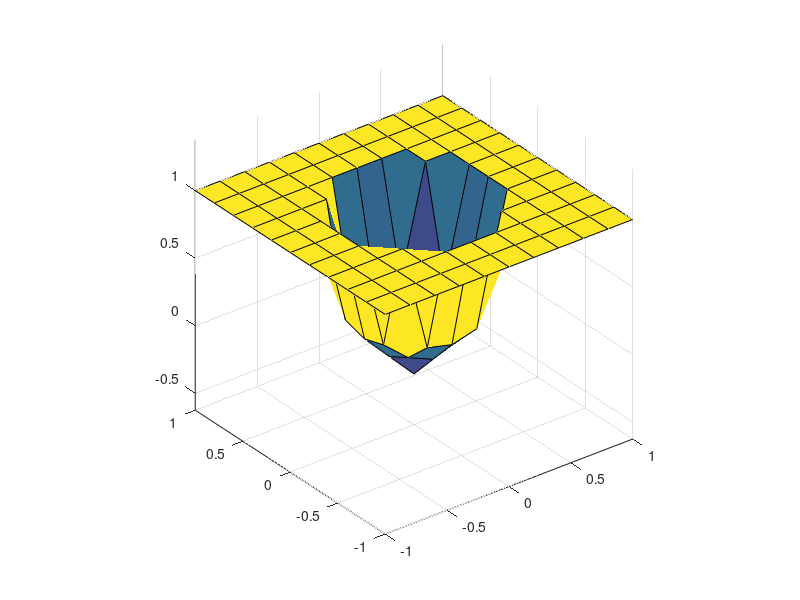

The MATLAB source for this figure:
x = [
-1.00000000000000000000	-0.80000000000000004441	-0.59999999999999997780	-0.39999999999999991118	-0.19999999999999995559	0.00000000000000000000	0.20000000000000017764	0.40000000000000013323	0.60000000000000008882	0.80000000000000004441	1.00000000000000000000	];y = [
-1.00000000000000000000	-0.80000000000000004441	-0.59999999999999997780	-0.39999999999999991118	-0.19999999999999995559	0.00000000000000000000	0.20000000000000017764	0.40000000000000013323	0.60000000000000008882	0.80000000000000004441	1.00000000000000000000	];[X, Y] = meshgrid(x, y);
Phi =[
1.00000000000000000000	1.00000000000000000000	1.00000000000000000000	1.00000000000000000000	1.00000000000000000000	1.00000000000000000000	1.00000000000000000000	1.00000000000000000000	1.00000000000000000000	1.00000000000000000000	1.00000000000000000000	
1.00000000000000000000	1.00000000000000000000	1.00000000000000000000	1.00000000000000000000	1.00000000000000000000	1.00000000000000000000	1.00000000000000000000	1.00000000000000000000	1.00000000000000000000	1.00000000000000000000	1.00000000000000000000	
1.00000000000000000000	1.00000000000000000000	1.00000000000000000000	1.00000000000000000000	1.00000000000000000000	1.00000000000000000000	1.00000000000000000000	1.00000000000000000000	1.00000000000000000000	1.00000000000000000000	1.00000000000000000000	
1.00000000000000000000	1.00000000000000000000	1.00000000000000000000	1.00000000000000000000	0.19731035175024211337	0.15008060283717569727	0.19725878367960422710	1.00000000000000000000	1.00000000000000000000	1.00000000000000000000	1.00000000000000000000	
1.00000000000000000000	1.00000000000000000000	1.00000000000000000000	0.19721602156487708091	0.03290774356852262106	-0.05012079083559093512	0.03342341436927652454	0.19743853868578770117	1.00000000000000000000	1.00000000000000000000	1.00000000000000000000	
1.00000000000000000000	1.00000000000000000000	1.00000000000000000000	0.15032213257402368689	-0.05048140024604306358	-0.24999999999999997224	-0.04999999999999982236	0.15000000000000013323	1.00000000000000000000	1.00000000000000000000	1.00000000000000000000	
1.00000000000000000000	1.00000000000000000000	1.00000000000000000000	0.19721602156487716417	0.03290774356852275984	-0.05012079083559071307	0.03342341436927661474	0.19743853868578783994	1.00000000000000000000	1.00000000000000000000	1.00000000000000000000	
1.00000000000000000000	1.00000000000000000000	1.00000000000000000000	1.00000000000000000000	0.19731035175024230766	0.15008060283717591932	0.19725878367960439363	1.00000000000000000000	1.00000000000000000000	1.00000000000000000000	1.00000000000000000000	
1.00000000000000000000	1.00000000000000000000	1.00000000000000000000	1.00000000000000000000	1.00000000000000000000	1.00000000000000000000	1.00000000000000000000	1.00000000000000000000	1.00000000000000000000	1.00000000000000000000	1.00000000000000000000	
1.00000000000000000000	1.00000000000000000000	1.00000000000000000000	1.00000000000000000000	1.00000000000000000000	1.00000000000000000000	1.00000000000000000000	1.00000000000000000000	1.00000000000000000000	1.00000000000000000000	1.00000000000000000000	
1.00000000000000000000	1.00000000000000000000	1.00000000000000000000	1.00000000000000000000	1.00000000000000000000	1.00000000000000000000	1.00000000000000000000	1.00000000000000000000	1.00000000000000000000	1.00000000000000000000	1.00000000000000000000	
];
surf(X, Y, Phi);
axis equal;
